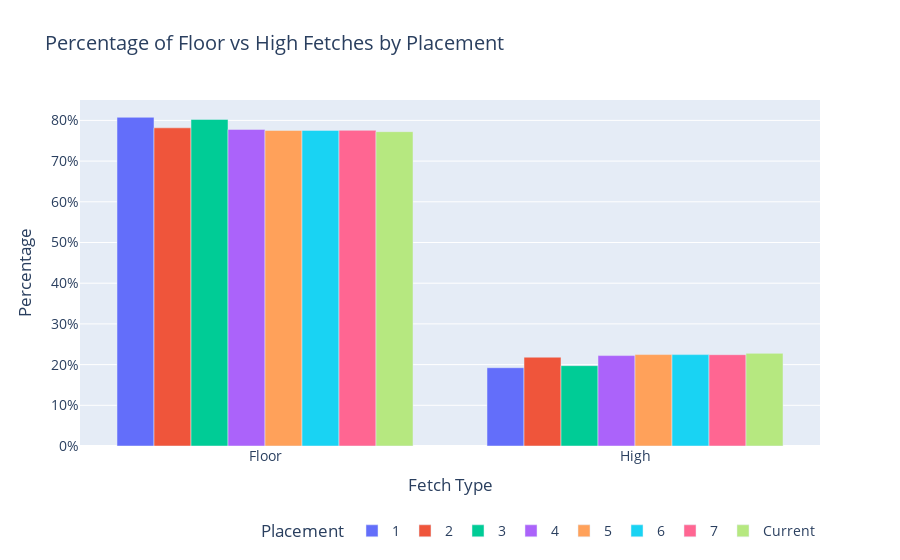

Notebook code cell kept with this figure:
### Code cell
# create a bar plot showing the percentage of floor vs high fetches for each placement
fig = go.Figure()
for placement in floor_vs_high_df.index.get_level_values(0).unique():
    placement_df = floor_vs_high_df.loc[placement]
    fig.add_trace(go.Bar(x=placement_df.index, y=placement_df.values, name=placement))
fig.update_layout(title='Percentage of Floor vs High Fetches by Placement', xaxis_title='Fetch Type', yaxis_title='Percentage', legend_title='Placement', legend=dict(orientation='h', yanchor='top', y=-0.2, xanchor='right', x=1), font=dict(size=14))
# capitalize the column names
fig.update_xaxes(ticktext=['Floor', 'High'], tickvals=['floor_percentage', 'high_percentage'])
# add % to the y axis ticks
fig.update_yaxes(tickformat='.0%')
fig.show()

# export the fig to a png file under the ./graphs/ folder
fig.write_image('./graphs/floor_vs_high_percentages_by_placement.png', width=800, height=400)

### Figure 1 — Plotly figure (JSON) as saved in the notebook; plotly's stock layout.template omitted (floating-point values rounded to 4 significant figures)
{"data": [{"name": "1", "type": "bar", "x": ["floor_percentage", "high_percentage"], "y": [0.8076, 0.1924]}, {"name": "2", "type": "bar", "x": ["floor_percentage", "high_percentage"], "y": [0.7818, 0.2182]}, {"name": "3", "type": "bar", "x": ["floor_percentage", "high_percentage"], "y": [0.8025, 0.1975]}, {"name": "4", "type": "bar", "x": ["floor_percentage", "high_percentage"], "y": [0.7779, 0.2221]}, {"name": "5", "type": "bar", "x": ["floor_percentage", "high_percentage"], "y": [0.7754, 0.2246]}, {"name": "6", "type": "bar", "x": ["floor_percentage", "high_percentage"], "y": [0.7755, 0.2245]}, {"name": "7", "type": "bar", "x": ["floor_percentage", "high_percentage"], "y": [0.7756, 0.2244]}, {"name": "Current", "type": "bar", "x": ["floor_percentage", "high_percentage"], "y": [0.7723, 0.2277]}], "layout": {"font": {"size": 14}, "legend": {"orientation": "h", "title": {"text": "Placement"}, "x": 1, "xanchor": "right", "y": -0.2, "yanchor": "top"}, "title": {"text": "Percentage of Floor vs High Fetches by Placement"}, "xaxis": {"ticktext": ["Floor", "High"], "tickvals": ["floor_percentage", "high_percentage"], "title": {"text": "Fetch Type"}}, "yaxis": {"tickformat": ".0%", "title": {"text": "Percentage"}}}}
